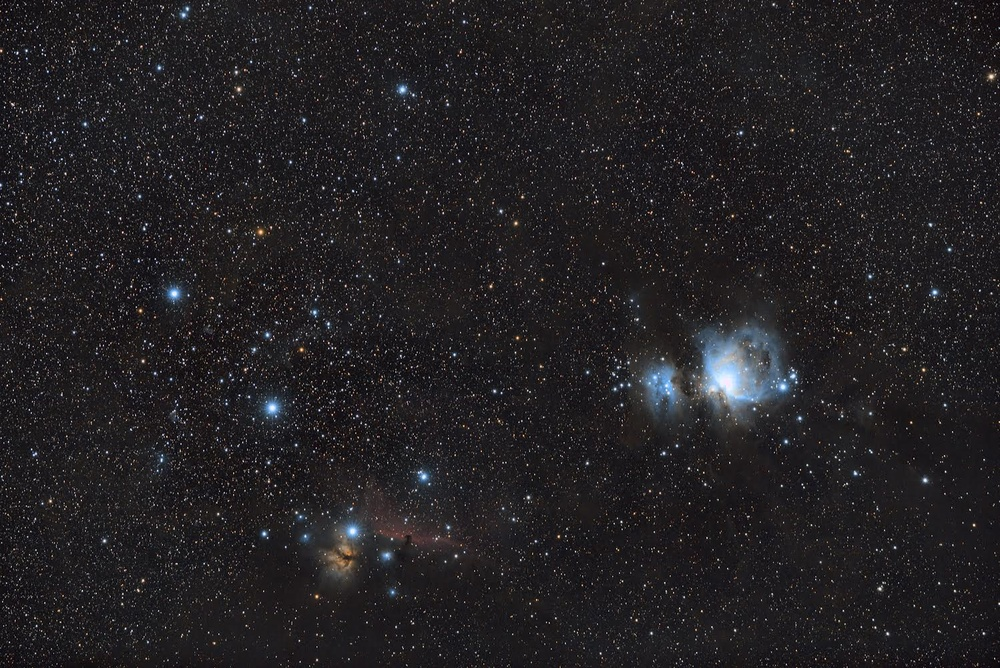
#> input picture IMG_9141.JPG, 1000 x 668 px, shrunk from 1498 x 1000 before the run
$ python readImage.py IMG_9141.JPG
#> lines starting #> are read from the running program, lines starting #| are printed output that depends on the picture
import numpy as np
from PIL import Image
import sys
import math


# called on command line with
# python3 readImage.py [image path] >> img.txt


filename = sys.argv[1]
im = Image.open(filename)
#> im is the input picture: PIL image 1000x668 RGB; mean R, G, B 35.1, 32.9, 35.4

width = im.size[0]
#> width = 1000
height = im.size[1]
#> height = 668

# check width
if math.log2(width).is_integer() == False:
    # is not a pwoer of 2, we must crop img
    width = 2 ** (math.floor(math.log2(width-1))) # gets the largest power of 2 that is smaller then the starting width
#> width = 512

if math.log2(height).is_integer() == False:
    # Not a power of 2, time to crop
    height = 2 ** (math.floor(math.log2(height-1)))
#> height = 512


cropBox = (0, 0, width, height)
#> cropBox = (0, 0, 512, 512)
newIm = im.crop(cropBox)
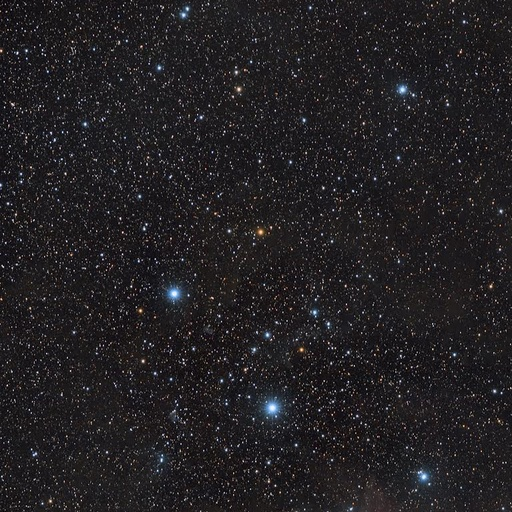
#> newIm: PIL image 512x512 RGB; mean R, G, B 34.8, 32.5, 35
# newIm = im

print (width, height)
#| 512 512
arrayfromimage = np.array(newIm)

for i in range(height):
    for j in range(width):
        print ("%d %d : %d %d %d" % (i, j, arrayfromimage[i, j, 0], arrayfromimage[i, j, 1], arrayfromimage[i, j, 2]))
#> this loop made 512 passes
#> (printed output is left out)
        # print ("%d %d : %d %d %d" % (i, j, arrayfromimage[i, j], arrayfromimage[i, j], arrayfromimage[i, j]))
